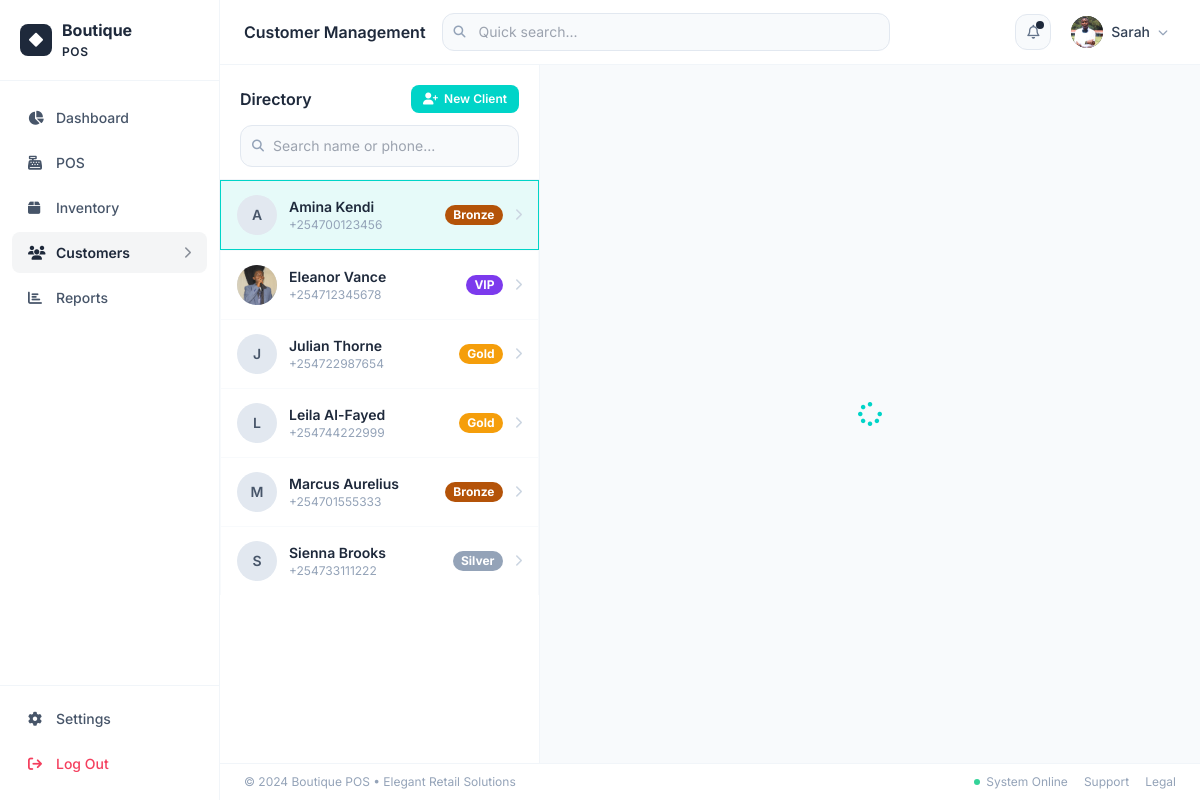
The page /customers (signed in) on the database its author committed.
### app/models.py (models this page shows, shortened)
class StoreSetting(db.Model):
    __tablename__ = 'store_settings'
    id = db.Column(db.Integer, primary_key=True)
    key = db.Column(db.String(80), unique=True, nullable=False, index=True)
    value = db.Column(db.Text, default='')
    @staticmethod
    def get(key, default=''):
        row = StoreSetting.query.filter_by(key=key).first()
        return row.value if row else default

class User(UserMixin, db.Model):
    __tablename__ = 'users'
    id = db.Column(db.Integer, primary_key=True)
    name = db.Column(db.String(120), nullable=False)
    email = db.Column(db.String(120), unique=True, nullable=False, index=True)
    password_hash = db.Column(db.String(256), nullable=False)
    role = db.Column(db.String(20), default='cashier')  # admin | cashier
    avatar = db.Column(db.String(200), default='')
    is_active = db.Column(db.Boolean, default=True)
    created_at = db.Column(db.DateTime, default=datetime.utcnow)
    last_login = db.Column(db.DateTime)
    sales = db.relationship('Sale', backref='cashier', lazy='dynamic')

class Customer(db.Model):
    __tablename__ = 'customers'
    id = db.Column(db.Integer, primary_key=True)
    name = db.Column(db.String(120), nullable=False)
    phone = db.Column(db.String(30), unique=True, nullable=False, index=True)
    email = db.Column(db.String(120), default='')
    photo = db.Column(db.String(300), default='')
    tier = db.Column(db.String(20), default='Bronze')  # VIP | Gold | Silver | Bronze
    loyalty_points = db.Column(db.Integer, default=0)
    store_credit = db.Column(db.Float, default=0.0)
    preferred_size = db.Column(db.String(10), default='')
    style_tags = db.Column(db.String(300), default='')  # comma-separated
    staff_note = db.Column(db.Text, default='')
    marketing_optin = db.Column(db.Boolean, default=True)
    created_at = db.Column(db.DateTime, default=datetime.utcnow)
    sales = db.relationship('Sale', backref='customer', lazy='dynamic')

### app/routes/customers.py (the view)
@customers_bp.route('/customers')
@login_required
def index():
    search = request.args.get('search', '')
    query = Customer.query
    if search:
        query = query.filter(
            (Customer.name.ilike(f'%{search}%')) |
            (Customer.phone.ilike(f'%{search}%'))
        )
    customers = query.order_by(Customer.name).all()
    selected_id = request.args.get('id', type=int)
    selected_customer = None
    if selected_id:
        selected_customer = Customer.query.get(selected_id)
    elif customers:
        selected_customer = customers[0]
    return render_template('customers/index.html',
                           customers=customers,
                           selected_customer=selected_customer,
                           search=search)

### app/models.py (called while the page is built)
@login_manager.user_loader
def load_user(user_id):
    return db.session.get(User, int(user_id))

### app/utils.py (called while the page is built)
def extract_upload_filename(value):
    if not value:
        return ''
    cleaned = str(value).strip().replace('\\', '/').split('?', 1)[0].rstrip('/')
    return os.path.basename(cleaned)

def upload_url(value):
    if not value:
        return ''
    value = str(value).strip()
    if value.startswith(('http://', 'https://', 'data:')):
        return value
    filename = extract_upload_filename(value)
    if not filename:
        return value
    return url_for('uploaded_file', filename=filename)

### app/templates/customers/index.html (shortened to what this page needs)
{% extends "base.html" %}
{% block page_title %}Customer Management{% endblock %}
{% block app_content %}
<div class="flex h-full overflow-hidden">
  <div class="w-80 flex-shrink-0 border-r border-slate-100 flex flex-col bg-white">
    <div class="px-5 pt-5 pb-3 border-b border-slate-100 flex-shrink-0">
      <div class="flex items-center justify-between mb-3">
        <h3 class="font-semibold text-slate-800">Directory</h3>
        <button onclick="openAddModal()"
                class="flex items-center gap-1.5 px-3 py-1.5 bg-[#00D4C8] text-white text-xs font-semibold rounded-lg hover:bg-[#00B5AA] transition">
          <i class="fa-solid fa-user-plus text-xs"></i> New Client
        </button>
      </div>
      <div class="relative">
        <i class="fa-solid fa-magnifying-glass absolute left-3 top-1/2 -translate-y-1/2 text-slate-400 text-xs"></i>
        <input type="text" id="customerSearch" placeholder="Search name or phone..."
               class="w-full pl-8 pr-3 py-2.5 text-sm border border-slate-200 rounded-xl bg-slate-50 focus:bg-white transition-all"/>
      </div>
    </div>
    <div class="flex-1 overflow-y-auto divide-y divide-slate-50" id="customerList">
      {% for customer in customers %}
      <div class="customer-card px-4 py-3.5 cursor-pointer hover:bg-slate-50 transition border border-transparent
                  {% if selected_customer and selected_customer.id == customer.id %}selected{% endif %}"
           data-id="{{ customer.id }}" onclick="loadCustomer({{ customer.id }}, this)">
        <div class="flex items-center gap-3">
          <div class="w-10 h-10 rounded-full bg-slate-200 flex items-center justify-center flex-shrink-0 overflow-hidden">
            {% if customer.photo %}
            <img src="{{ upload_url(customer.photo) }}" class="w-full h-full object-cover" alt="{{ customer.name }}">
            {% else %}
            <span class="text-slate-600 font-semibold text-sm">{{ customer.name[0] | upper }}</span>
            {% endif %}
          </div>
          <div class="flex-1 min-w-0">
            <p class="text-sm font-semibold text-slate-800 truncate">{{ customer.name }}</p>
            <p class="text-xs text-slate-400">{{ customer.phone }}</p>
          </div>
          <span class="text-xs font-bold px-2 py-0.5 rounded-full tier-{{ customer.tier | lower }}">
            {{ customer.tier }}
          </span>
          <i class="fa-solid fa-chevron-right text-slate-300 text-xs"></i>
        </div>
      </div>
      {% else %}
      <div class="px-5 py-10 text-center text-slate-400 text-sm">
        <i class="fa-solid fa-users text-4xl text-slate-200 block mb-3"></i>
        No customers found.
      </div>
      {% endfor %}
    </div>
  </div>
  <div class="flex-1 overflow-y-auto bg-slate-50" id="customerDetail">
  </div>
</div>
{% endblock %}

### app/templates/base.html (shortened to what this page needs)
<!DOCTYPE html>
<html lang="en">
<head>
  <script src="https://cdn.tailwindcss.com"></script>
  <link rel="stylesheet" href="https://cdnjs.cloudflare.com/ajax/libs/font-awesome/6.5.0/css/all.min.css"/>
</head>
<body class="bg-slate-50 text-slate-800">
<div class="flex h-screen overflow-hidden">
  <aside class="w-[220px] flex-shrink-0 bg-white border-r border-slate-100 flex flex-col h-full">
    <div class="px-5 py-5 border-b border-slate-100">
      <a href="{{ url_for('dashboard.index') }}" class="flex items-center gap-2.5" style="text-decoration:none">
        <div class="w-8 h-8 rounded-lg flex items-center justify-center" style="background:var(--theme, #00D4C8)">
          <i class="fa-solid fa-diamond text-white text-sm"></i>
        </div>
        <span class="font-bold text-slate-800 text-base leading-tight">{{ store_name.split()[0] if store_name else 'Boutique' }}<br><span style="color:var(--theme, #00D4C8);font-size:.75rem;font-weight:600;letter-spacing:.05em">{{ store_name.split()[1] if store_name.split()|length > 1 else 'POS' }}</span></span>
      </a>
    </div>
    <nav class="flex-1 px-3 py-4 space-y-1 overflow-y-auto">
      <a href="{{ url_for('dashboard.index') }}"
         class="sidebar-link {% if request.endpoint and 'dashboard' in request.endpoint %}active{% endif %}">
        <i class="fa-solid fa-chart-pie w-4"></i> Dashboard
      </a>
      <a href="{{ url_for('pos.index') }}"
         class="sidebar-link {% if request.endpoint and 'pos' in request.endpoint %}active{% endif %}">
        <i class="fa-solid fa-cash-register w-4"></i> POS
      </a>
      <a href="{{ url_for('inventory.index') }}"
         class="sidebar-link {% if request.endpoint and 'inventory' in request.endpoint %}active{% endif %}">
        <i class="fa-solid fa-box w-4"></i> Inventory
      </a>
      <a href="{{ url_for('customers.index') }}"
         class="sidebar-link {% if request.endpoint and 'customers' in request.endpoint %}active{% endif %}">
        <i class="fa-solid fa-users w-4"></i> Customers
        {% if request.endpoint and 'customers' in request.endpoint %}
        <i class="fa-solid fa-chevron-right ml-auto text-xs opacity-50"></i>{% endif %}
      </a>
      <a href="{{ url_for('reports.index') }}"
         class="sidebar-link {% if request.endpoint and 'reports' in request.endpoint %}active{% endif %}">
        <i class="fa-solid fa-chart-bar w-4"></i> Reports
      </a>
    </nav>
    <div class="px-3 pb-4 border-t border-slate-100 pt-3 space-y-1">
      <a href="{{ url_for('settings.index') }}"
         class="sidebar-link {% if request.endpoint and 'settings' in request.endpoint %}active{% endif %}">
        <i class="fa-solid fa-cog w-4"></i> Settings
      </a>
      <a href="{{ url_for('auth.logout') }}"
         class="sidebar-link" style="color:#f43f5e;">
        <i class="fa-solid fa-arrow-right-from-bracket w-4"></i> Log Out
      </a>
    </div>
  </aside>
  <div class="flex-1 flex flex-col h-full overflow-hidden">
    <header class="bg-white border-b border-slate-100 px-6 py-3 flex items-center gap-4 z-10 flex-shrink-0">
      <h1 class="font-semibold text-slate-800 text-base flex-shrink-0">{% block page_title %}Dashboard{% endblock %}</h1>
      <div class="flex-1 max-w-md relative" id="globalSearchWrap">
        <i class="fa-solid fa-magnifying-glass absolute left-3 top-1/2 -translate-y-1/2 text-slate-400 text-xs"></i>
        <input type="text" id="globalSearch" placeholder="Quick search..."
               class="w-full pl-9 pr-4 py-2 text-sm bg-slate-50 border border-slate-200 rounded-xl transition-all"/>
      </div>
      <div class="ml-auto flex items-center gap-3">
        <div class="relative" id="notifWrap">
          <button id="notifBtn"
                  onclick="toggleNotif()"
                  class="relative w-9 h-9 rounded-xl bg-slate-50 border border-slate-200 flex items-center justify-center hover:bg-slate-100 transition">
            <i class="fa-regular fa-bell text-slate-500 text-sm"></i>
            <span id="notifDot" class="absolute top-1.5 right-1.5 w-2 h-2 rounded-full hidden" style="background:var(--theme)"></span>
          </button>
        </div>
        <div class="relative" id="userMenuWrap">
          <button id="userMenuBtn"
                  onclick="toggleUserMenu()"
                  class="flex items-center gap-2 px-2 py-1 rounded-xl hover:bg-slate-50 transition cursor-pointer">
            <div class="w-8 h-8 rounded-full flex items-center justify-center text-white text-xs font-bold overflow-hidden flex-shrink-0" style="background:var(--theme, #00D4C8)">
              {% if current_user.avatar %}
              <img src="{{ upload_url(current_user.avatar) }}"
                   class="w-full h-full object-cover" alt="{{ current_user.name }}">
              {% else %}
              {{ current_user.name[0] | upper }}
              {% endif %}
            </div>
            <span class="text-sm font-medium text-slate-700 hidden md:block">{{ current_user.name.split()[0] }}</span>
            <i class="fa-solid fa-chevron-down text-slate-400 text-[10px] hidden md:block"></i>
          </button>
        </div>
      </div>
    </header>
    <main class="flex-1 overflow-y-auto">
      {% block app_content %}{% endblock %}
    </main>
    <footer class="bg-white border-t border-slate-100 px-6 py-2.5 flex items-center justify-between text-xs text-slate-400 flex-shrink-0">
      <span>&copy; 2024 {{ store_name }} &bull; Elegant Retail Solutions</span>
      <div class="flex items-center gap-4">
        <span class="flex items-center gap-1.5">
          <span class="w-1.5 h-1.5 bg-emerald-400 rounded-full inline-block"></span> System Online
        </span>
        <a href="#" class="hover:text-slate-600">Support</a>
        <a href="#" class="hover:text-slate-600">Legal</a>
      </div>
    </footer>
  </div>
</div>
</body>
</html>

### app/templates/base.html (style rules this page uses)
body { font-family: 'Inter', sans-serif; }
.sidebar-link { display:flex; align-items:center; gap:.75rem; padding:.625rem 1rem; border-radius:.5rem; color:#475569; font-size:.875rem; font-weight:500; transition:all .15s; text-decoration:none; }
.sidebar-link.active { background: var(--theme-light, #E6FAF9); color: var(--theme, #00D4C8); font-weight:600; }

### app/templates/customers/index.html (style rules this page uses)
.tier-vip { background:#7c3aed; color:#fff; }
.tier-gold { background:#f59e0b; color:#fff; }
.tier-silver { background:#94a3b8; color:#fff; }
.tier-bronze { background:#b45309; color:#fff; }
.customer-card.selected { background: #E6FAF9; border-color: #00D4C8; }

### rows shown on the page
StoreSetting: value "Boutique", split|length "POS", value "Boutique POS"
User: avatar (picture), name "Sarah"
Customer: name "A", name "Amina Kendi", phone "+254700123456", tier "Bronze"
Customer: photo (picture), name "Eleanor Vance", phone "+254712345678", tier "VIP"
Customer: name "J", name "Julian Thorne", phone "+254722987654", tier "Gold"
Customer: name "L", name "Leila Al-Fayed", phone "+254744222999", tier "Gold"
Customer: name "M", name "Marcus Aurelius", phone "+254701555333", tier "Bronze"
Customer: name "S", name "Sienna Brooks", phone "+254733111222", tier "Silver"
